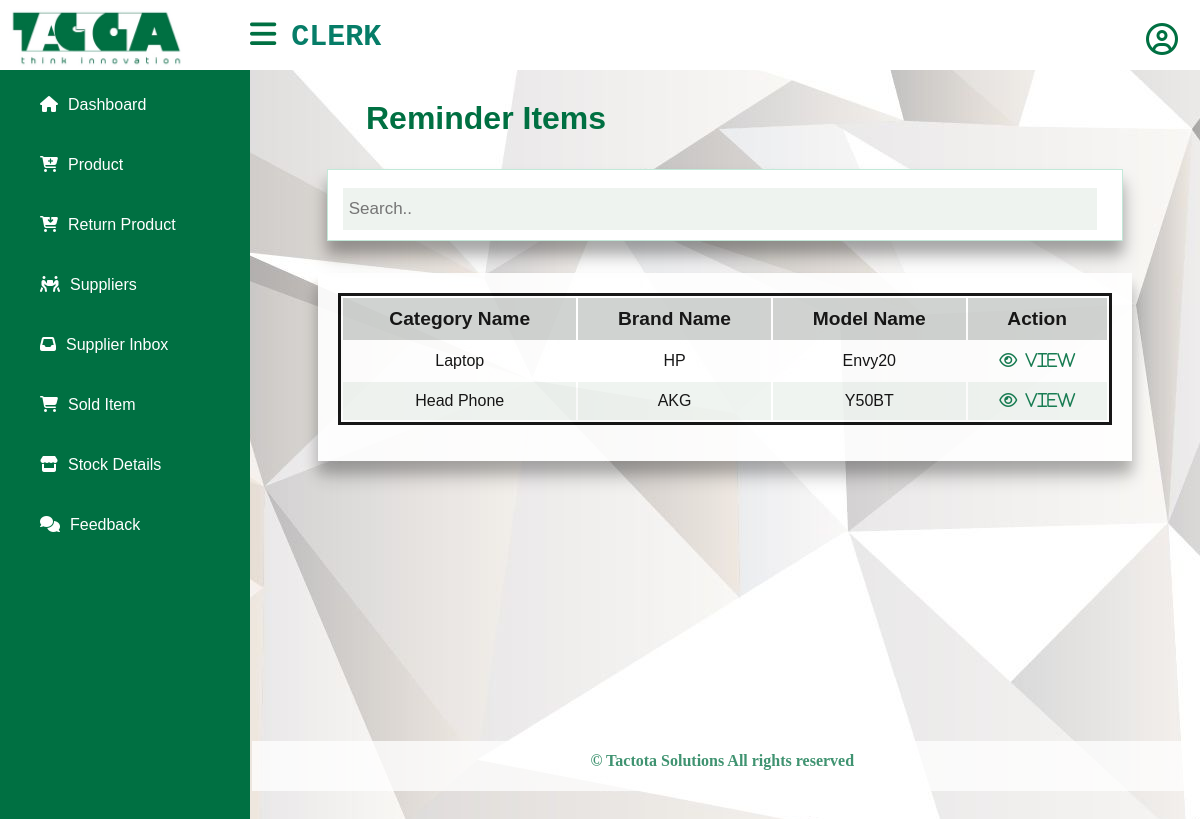
/views/reminderitems.php, run on the app's committed database.
### tables this page shows
CREATE TABLE `product_list` (
  `p_id` int(30) NOT NULL,
  `product_status` tinyint(1) NOT NULL,
  `category_id` int(30) NOT NULL,
  `model_id` int(30) NOT NULL,
  `brand_id` int(30) NOT NULL,
  `warrenty` int(20) DEFAULT NULL
);

CREATE TABLE `category` (
  `category_id` int(30) NOT NULL,
  `category_name` varchar(30) NOT NULL
);

CREATE TABLE `brand` (
  `brand_id` int(30) NOT NULL,
  `brand_name` varchar(30) NOT NULL
);

CREATE TABLE `model` (
  `model_id` int(30) NOT NULL,
  `model_name` varchar(30) NOT NULL,
  `total_quantity` int(30) NOT NULL,
  `specification` varchar(255) NOT NULL,
  `reorder_level` int(30) NOT NULL,
  `sales_price` double NOT NULL
);

### model/database.php (called while the page is built, shortened)
<?php
class database
{
    private static $_instance;
    private $_connection;
    public static function getInstance() {
        if(!isset(self::$_instance)) {
            self::$_instance = new self();
        }
        return self::$_instance;
    }
    private function __construct() {
        $this->_connection = new mysqli(host, username, password, dbname);
    }
    public function getConnection() {
        return $this->_connection;
    }
}

### controller/inventory_maintain.php (called while the page is built, shortened)
<?php
require_once("../model/inventory_maintain_model.php");
class inventory_maintain
{
    public function __construct()
    {
        $this->inven = new inventory_maintain_model();
    }
    public function display_reminders(){
        return $this->inven->display_stockreminders();
    }
}

### model/inventory_maintain_model.php (called while the page is built, shortened)
<?php
require_once("database.php");
class inventory_maintain_model
{
    public function __construct() {
        $this->mysqli = database::getInstance()->getConnection();
    }
     public function display_stockreminders(){
         $query=$this->mysqli->query("SELECT product_list.p_id,category.category_name,brand.brand_name,model.model_name FROM product_list INNER JOIN category ON product_list.category_id=category.category_id INNER JOIN brand ON product_list.brand_id=brand.brand_id INNER JOIN model ON product_list.model_id=model.model_id INNER JOIN supplier_product ON product_list.p_id=supplier_product.p_id WHERE model.total_quantity<=model.reorder_level AND YEAR(CURRENT_DATE())-YEAR(supplier_product.date)<1");
         while ($row = $query->fetch_assoc()) {
             $result[] = $row;
         }
         return $result;
     }
}

### model/authenitication_model.php (called while the page is built, shortened)
<?php
   require_once("database.php");
class authenitication_model{
    public function get_username($id){
        $result = "";
            return $result;
    }
}

### views/reminderitems.php (the view)
<?php
   include 'clerk_sidebar.php';
   require '../controller/inventory_maintain.php';
   $data=new inventory_maintain();
   $sql=$data->display_reminders();
?><head>
<link rel="stylesheet" href="../public/css/update.css">
</head>
<div class="content"style="width:auto;">
    <h1 id="tbl-heading">Reminder Items</h1>
    <div class="search">
    <input type="text" placeholder="Search..">
  </div>
    <div class="view-tbl">
       <table>
            <thead>
                <tr>
                    <th> Category Name</th>
                    <th> Brand Name</th>
                    <th> Model Name</th>
                    <th scope="col" colspan=2 border=0>Action</th>
                </tr>
            </thead>
            <tbody>
            <?php
            foreach ($sql as $k => $v)
            {
                ?>
                <tr>
                    <td><?php echo $sql[$k]["category_name"] ?></td>
		            <td><?php echo $sql[$k]["brand_name"] ?></td>
                    <td><?php echo $sql[$k]["model_name"] ?></td>
                    <td><a href="../controller/inventory_maintain.php?action=reminderitems_suppliers&id=<?php  echo $sql[$k]["p_id"]; ?>" title="view">
                        <i class="fa fa-eye" aria-hidden="true" id="tbl-icon">&nbsp&nbspView</i></a>
                    </td>
                </tr>
                <?php
            } ?>
            </tbody>
       </table>
    </div>
    <div class="footer">
	 <p>© Tactota Solutions All rights reserved </p>
      </div>
</div>

### public/css/style1.css (style rules this page uses)
body { margin: 0; padding: 0; font-family: "Roboto", sans-serif; background-image: url(../images/12.jpg); }
a { text-decoration:none; }
.content { width: calc(100% ); margin-top: 60px; padding: 20px; margin-left: 250px; background-position: center; background-size: cover; height: 100vh; transition: 0.5s; }

### public/css/clerk.css (style rules this page uses)
html,body, div, h1, h2, h3, h4, h5, h6, p { margin: 0; padding: 0; border: 0; font-size: 100%; font: inherit; vertical-align: baseline; }
* { list-style: none; margin:0; padding: 0; box-sizing: content-box; font-family: 'Montserrat', sans-serif; }
p { padding-top: 1.2%; }

### public/css/view_user.css (style rules this page uses)
body { background-color:rgb(238, 238, 238); }
#tbl-heading { margin-left:3em; font-family: 'Trebuchet MS', 'Lucida Sans Unicode', 'Lucida Grande', 'Lucida Sans', Arial, sans-serif; text-align: left; color: #007042; font-weight: bold; margin-top: 20px; margin-bottom: 20px; font-size: 2em; }
.view-tbl table { border: 3px solid #000; width: 100%; margin-bottom: 1rem; }
.view-tbl tbody tr:nth-child(odd) { background-color: #fff; }
.view-tbl tbody tr:nth-child(even) { background-color: #eef3ef; }
.view-tbl th { font-size: 1.2em; padding:10px; background-color:#cccfcd; font-family: 'Trebuchet MS', 'Lucida Sans Unicode', 'Lucida Grande', 'Lucida Sans', Arial, sans-serif; }
.view-tbl td { font-size: 1em; padding: 10px; text-align: center; outline: none; font-family: 'Trebuchet MS', 'Lucida Sans Unicode', 'Lucida Grande', 'Lucida Sans', Arial, sans-serif; }
.view-tbl { box-shadow: 0 12px 12px 0 rgba(0, 0, 0, 0.2), 0 16px 20px 0 rgba(0, 0, 0, 0.19); display: flex; margin: 2em auto; background:#ffffff; background-size: cover; border:none; width:85%; padding: 20px; align-items: center; text-align: center; opacity: 90%; }
#tbl-icon { color:#007042; }
.search { padding:10px; box-shadow: 0 12px 12px 0 rgba(0, 0, 0, 0.2), 0 16px 20px 0 rgba(0, 0, 0, 0.19); margin: 2em auto; background-size: cover; border: 1px solid #c1e9d8; width: 85%; overflow: hidden; background-color: white; text-align: center; }
.search input[type=text] { padding: 6px; background-color: #eef3ef; border: none; margin-top: 8px; margin-right: 10px; font-size: 17px; width:96%; widows: 80%; height: 30px; }
.footer { opacity: 0.75; text-align: center; color:#007042; font-weight: bolder; width:103.4%; background:white; height:50px; margin-left: -2%; margin-top:280px ; font-family: 'Times New Roman', Times, serif; }

### public/css/update.css (style rules this page uses)
input[type="text"], input[type="email"], input[type="password"] ,input[type="number"],input[type="date"],input[type="password"] ,input[type="number"],input[type="tell"] { font-size: 1.2em; color: #000000; width: 94.6%; background: none; border:none; outline: none; border-bottom:1px solid #e0dfdf; font-family: 'Trebuchet MS', 'Lucida Sans Unicode', 'Lucida Grande', 'Lucida Sans', Arial, sans-serif; }

### data on the page
product_list: category.category_name "Laptop", brand.brand_name "HP", model.model_name "Envy20"
product_list: category.category_name "Head Phone", brand.brand_name "AKG", model.model_name "Y50BT"
